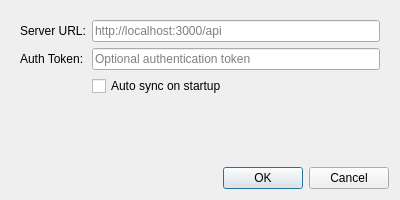
<?xml version="1.0" encoding="UTF-8"?>
<ui version="4.0">
 <class>SettingsDialog</class>
 <widget class="QDialog" name="SettingsDialog">
  <property name="geometry">
   <rect>
    <x>0</x>
    <y>0</y>
    <width>400</width>
    <height>200</height>
   </rect>
  </property>
  <property name="minimumSize">
   <size>
    <width>400</width>
    <height>200</height>
   </size>
  </property>
  <property name="maximumSize">
   <size>
    <width>500</width>
    <height>250</height>
   </size>
  </property>
  <property name="windowTitle">
   <string>Settings</string>
  </property>
  <layout class="QVBoxLayout" name="verticalLayout">
   <item>
    <widget class="QWidget" name="widget" native="true">
     <layout class="QFormLayout" name="formLayout">
      <item row="0" column="0">
       <widget class="QLabel" name="label">
        <property name="text">
         <string>Server URL:</string>
        </property>
       </widget>
      </item>
      <item row="0" column="1">
       <widget class="QLineEdit" name="serverUrlEdit">
        <property name="placeholderText">
         <string>http://localhost:3000/api</string>
        </property>
       </widget>
      </item>
      <item row="1" column="0">
       <widget class="QLabel" name="label_2">
        <property name="text">
         <string>Auth Token:</string>
        </property>
       </widget>
      </item>
      <item row="1" column="1">
       <widget class="QLineEdit" name="authTokenEdit">
        <property name="echoMode">
         <enum>QLineEdit::EchoMode::Password</enum>
        </property>
        <property name="placeholderText">
         <string>Optional authentication token</string>
        </property>
       </widget>
      </item>
      <item row="2" column="1">
       <widget class="QCheckBox" name="autoSyncCheckBox">
        <property name="text">
         <string>Auto sync on startup</string>
        </property>
       </widget>
      </item>
     </layout>
    </widget>
   </item>
   <item>
    <widget class="QDialogButtonBox" name="buttonBox">
     <property name="orientation">
      <enum>Qt::Orientation::Horizontal</enum>
     </property>
     <property name="standardButtons">
      <set>QDialogButtonBox::StandardButton::Cancel|QDialogButtonBox::StandardButton::Ok</set>
     </property>
    </widget>
   </item>
  </layout>
 </widget>
 <resources/>
 <connections>
  <connection>
   <sender>buttonBox</sender>
   <signal>accepted()</signal>
   <receiver>SettingsDialog</receiver>
   <slot>accept()</slot>
   <hints>
    <hint type="sourcelabel">
     <x>20</x>
     <y>20</y>
    </hint>
    <hint type="destinationlabel">
     <x>20</x>
     <y>20</y>
    </hint>
   </hints>
  </connection>
  <connection>
   <sender>buttonBox</sender>
   <signal>rejected()</signal>
   <receiver>SettingsDialog</receiver>
   <slot>reject()</slot>
   <hints>
    <hint type="sourcelabel">
     <x>20</x>
     <y>20</y>
    </hint>
    <hint type="destinationlabel">
     <x>20</x>
     <y>20</y>
    </hint>
   </hints>
  </connection>
 </connections>
</ui>
